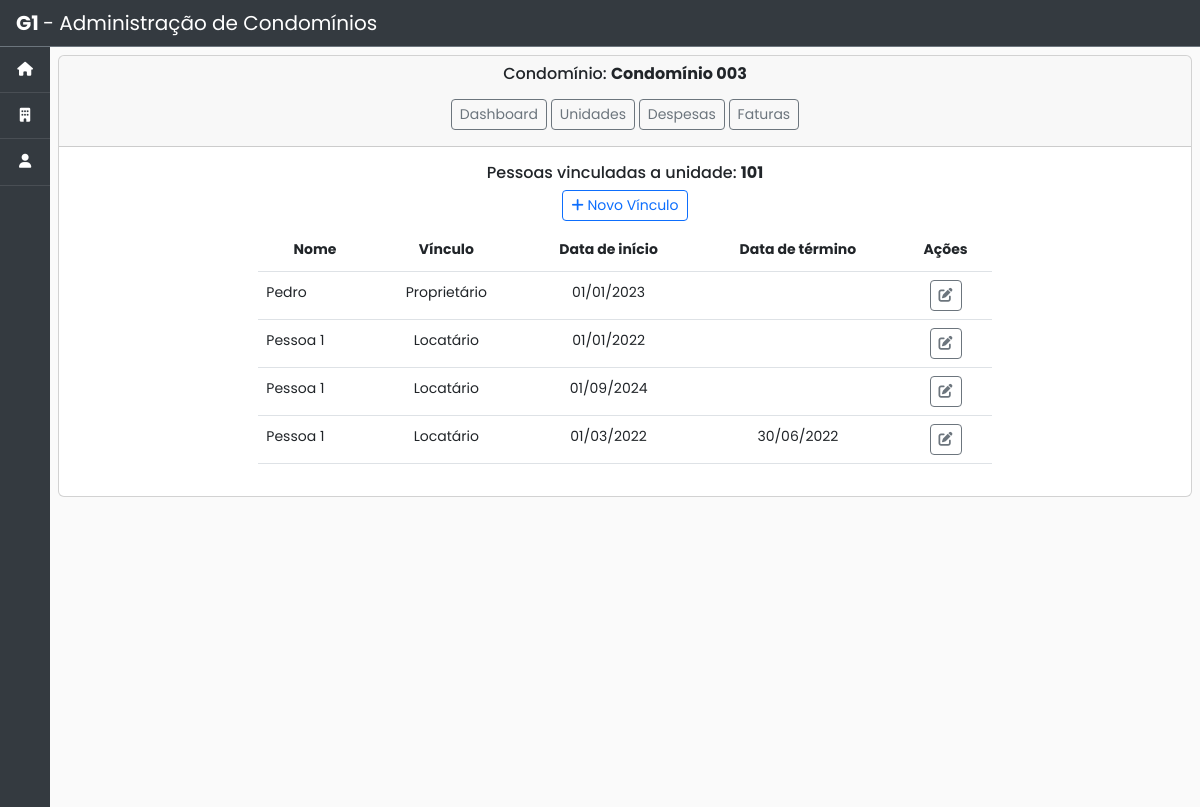
/condominios/pessoa_unidade_list/15/, run on an earlier commit of the app's database.
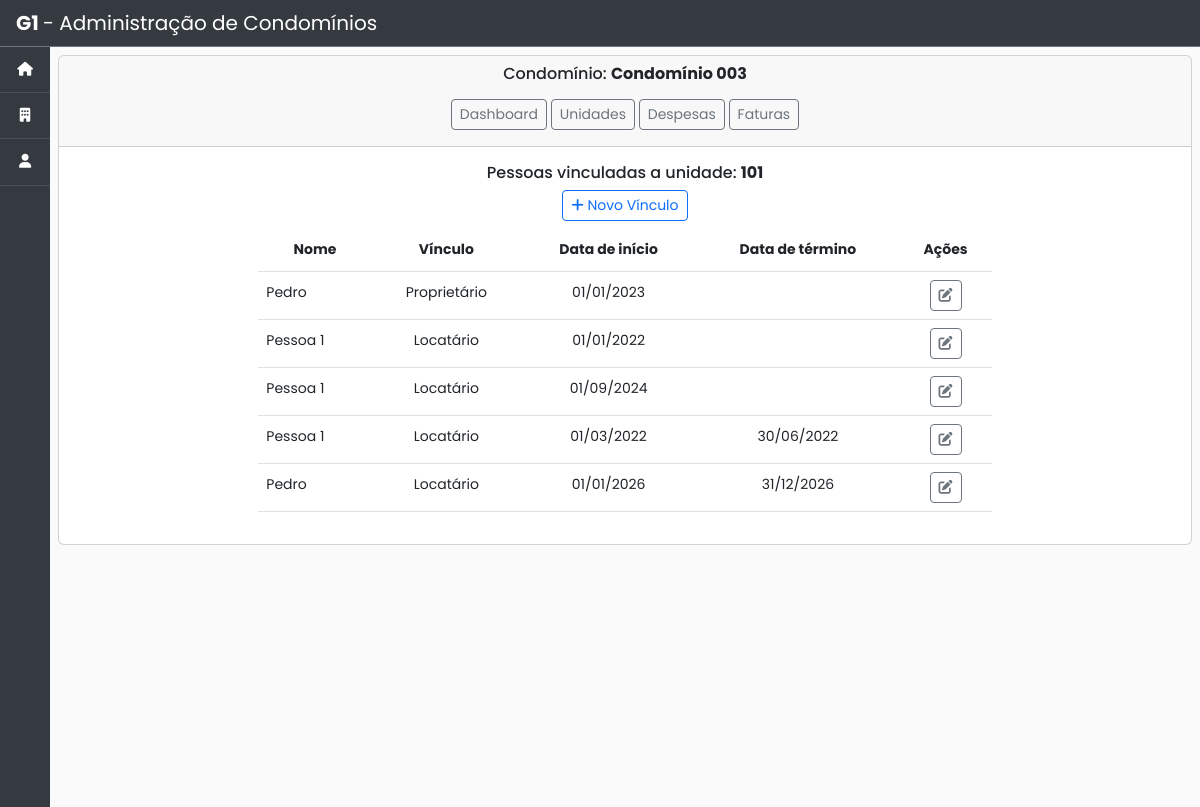
And on a later commit of the database.
### condominio/models.py (models this page shows, shortened)
class Unidade(models.Model):
    nome = models.CharField(max_length=200)
    fracao = models.CharField('fração', max_length=20)
    condominio = models.ForeignKey(Condominio, on_delete=models.CASCADE, related_name='unidades')  # noqa

class Condominio(models.Model):
    nome = models.CharField(max_length=200)
    documento = models.CharField('CNPJ', max_length=20)
    cep = models.CharField('CEP', max_length=10)
    endereco = models.CharField('Endereço', max_length=50)
    numero = models.CharField('Número', max_length=10)
    bairro = models.CharField(max_length=50)
    cidade = models.CharField(max_length=50)
    estado = models.CharField(max_length=50)
    pais = models.CharField('País', max_length=50)
    area_comum = models.CharField('área comum', max_length=50, blank=True, null=True)  # noqa
    area_privativa = models.CharField('área privativa', max_length=50, blank=True, null=True)  # noqa
    area_total = models.CharField('área total', max_length=50, blank=True, null=True)  # noqa
    dia_vencimento_boleto = models.CharField('Dia de vencimento da fatura', max_length=2)  # noqa
    status = models.BooleanField(default=True, blank=True, null=True)
    data_inicio_contrato = models.DateTimeField(blank=True, null=True)
    data_fim_contrato = models.DateTimeField(blank=True, null=True)
    created_at = models.DateTimeField(auto_now_add=True)
    updated_at = models.DateTimeField(auto_now=True)

class PessoaUnidade(models.Model):
    class Morador(models.TextChoices):
        PROPRIETARIO = 'Proprietário', 'Proprietário'
        LOCATARIO = 'Locatário', 'Locatário'
    pessoa = models.ForeignKey(Pessoa, on_delete=models.CASCADE, related_name="moradores")  # noqa
    unidade = models.ForeignKey(Unidade, on_delete=models.PROTECT, related_name="moradores")  # noqa
    vinculo = models.CharField(choices=Morador.choices, max_length=15)  # noqa
    data_inicio = models.DateField('data de início', null=True)
    data_fim = models.DateField('data de fim', blank=True, null=True)
    created_at = models.DateTimeField(auto_now_add=True)
    updated_at = models.DateTimeField(auto_now=True)

class Pessoa(models.Model):
    class Status(models.TextChoices):
        ATIVO = 'Ativo', 'Ativo'
        INATIVO = 'Inativo', 'Inativo'
    nome = models.CharField(max_length=200)
    documento = models.CharField('CPF', max_length=20)
    status = models.CharField(choices=Status.choices, default=Status.ATIVO, max_length=10)  # noqa
    created_at = models.DateTimeField(auto_now_add=True)
    updated_at = models.DateTimeField(auto_now=True)

### condominio/views.py (the view)
# urls.py: path('pessoa_unidade_list/<int:unidade_id>/', views.pessoa_unidade_list, name='pessoa_unidade_list'),  # noqa
def pessoa_unidade_list(request, unidade_id):
    unidade = Unidade.objects.get(id=unidade_id)  # noqa
    pessoa_unidade = PessoaUnidade.objects.order_by("data_fim").filter(unidade_id=unidade_id)  # noqa
    return render(request, 'condominio/pessoa_unidade_list.html', {'unidade': unidade, 'pessoa_unidade': pessoa_unidade})  # noqa

### condominio/templates/condominio/pessoa_unidade_list.html (shortened to what this page needs)
{% extends 'base.html' %}
{% block content %}
  <div class="card">
    <div class="card-header">
      <div class="text-center">
        <h6>Condomínio: <strong> {{unidade.condominio.nome}} </strong><h6>
      </div>
      <div class="col-8 m-auto pt-2 pb-2 text-center">
        <a href="{% url 'condominio:gestao' condominio_id=unidade.condominio.id %}" class="btn btn-outline-secondary btn-sm">Dashboard</a>
        <a href="{% url 'condominio:unidade_list' unidade.condominio.id %}" class="btn btn-outline-secondary btn-sm">Unidades</a>
        <a href="" class="btn btn-outline-secondary btn-sm">Despesas</a>
        <a href="" class="btn btn-outline-secondary btn-sm">Faturas</a>
      </div>
    </div>
    <div class="card-body">
      <div class="col-8 m-auto text-center" >
        <div class="text-center">
          <h6>Pessoas vinculadas a unidade: <strong> {{unidade.nome}} </strong><h6>
            <a href="{% url 'condominio:pessoa_unidade_create' unidade_id=unidade.id %}" class="btn btn-outline-primary btn-sm"> <span class="fas fa-plus"></span> Novo Vínculo</a>
        </div>
      </div>
      <div class="col-8 m-auto text-center">
        <table class="table">
          <thead class="thead-dark">
            <tr style="text-align: center">
              <th scope="col">Nome</th>
              <th scope="col">Vínculo</th>
              <th scope="col">Data de início</th>
              <th scope="col">Data de término</th>
              <th scope="col">Ações</th>
            </tr>
          </thead>
          <tbody>
            {% for pu in pessoa_unidade %}
            <tr style="text-align: center">
              <td style="text-align: left">{{pu.pessoa.nome}}</td>
              <td>{{pu.vinculo}}</td>
              <td>{{pu.data_inicio|date:"d/m/Y"}}</td>
              <td>{{pu.data_fim|date:"d/m/Y"}}</td>
              <td>
                <a href=" {% url 'condominio:pessoa_unidade_update' pu.id %}" class="btn btn-outline-secondary btn-sm" data-bs-toggle="tooltip" data-bs-placement="top" title="Editar"><i class="fas fa-edit"></i></a>
              </td>
            </tr>
            {% endfor %}
          </tbody>
        </table>
      </div>
    </div>
  </div>
{% endblock %}

### condominio/templates/base.html (shortened to what this page needs)
{% load static %}
<!doctype html>
<html lang="pt-br">
<head>
	<link rel="stylesheet" href="https://cdn.jsdelivr.net/npm/bootstrap@5.3.0-alpha2/dist/css/bootstrap.min.css" rel="stylesheet">
	<link href="{% static 'fontawesomefree/css/fontawesome.css' %}" rel="stylesheet" type="text/css">
	<link href="{% static 'fontawesomefree/css/brands.css' %}" rel="stylesheet" type="text/css">
	<link href="{% static 'fontawesomefree/css/solid.css' %}" rel="stylesheet" type="text/css">
	<link rel="stylesheet" href="{% static 'css/global-style.css' %}">
</head>
<body>
	<header>
		  <a class="navbar-brand" href="{% url 'condominio:list' %}">
			<strong>G1 </strong> - Administração de Condomínios</a>
	</header>
	<div class="d-flex">
		<nav id="sidebar">
			<ul class="list-unstyled">
				<li data-bs-toggle="tooltip" data-bs-placement="top" title="Home">
					<a href="{% url 'condominio:list' %}"><span class="fa fa-house"></span></a>
				</li>
				<li data-bs-toggle="tooltip" data-bs-placement="top" title="Condomínios">
					<a href="{% url 'condominio:list' %}"><span class="fa fa-building"></span></a>
				</li>
				<li data-bs-toggle="tooltip" data-bs-placement="top" title="Pessoas">
					<a href="{% url 'condominio:pessoa_list' %}"><span class="fa fa-user"></span></a>
				</li>
			</ul>
		</nav>
		<div id="content" class="p-2">
			{% block content %}
			{% endblock %}
		</div>
	</div>
</body>
</html>

### base_static/css/global-style.css (style rules this page uses)
:root { --blue: #007bff; --indigo: #6610f2; --purple: #6f42c1; --pink: #e83e8c; --red: #dc3545; --orange: #fd7e14; --yellow: #ffc107; --green: #28a745; --teal: #20c997; --cyan: #17a2b8; --white: #fff; --gray: #6c757d; --gray-dark: #343a40; --primary: #007bff; --secondary: #6c757d; --success: #28a745; --info: #17a2b8; --warning: #ffc107; --danger: #dc3545; --light: #f8f9fa; --dark: #343a40; }
html { position: relative; min-height: 100%; font-family: sans-serif; line-height: 1.15; -webkit-text-size-adjust: 100%; -webkit-tap-highlight-color: rgba(0, 0, 0, 0); }
body { margin: 0; font-family: "Poppins", Arial, sans-serif; font-size: 14px; line-height: 1.8; font-weight: normal; background: #fafafa; color: white; }
header { background: var(--gray-dark); border-bottom : 0.1px solid var(--secondary) }
#content { width: 100%; -webkit-transition: all 0.3s; -o-transition: all 0.3s; transition: all 0.3s; }
.navbar-brand { display: inline-block; padding-top: 0.3125rem; padding-bottom: 0.3125rem; margin-left: 1rem; font-size: 1.25rem; line-height: inherit; }
#sidebar { min-width: 50px; max-width: 50px; text-align: center; background: var(--gray-dark) ; color: #fff; font-size: 14px; height: 95vh; }
#sidebar ul li a { list-style-type: none; padding: 10px 0; display: block; color: white; border-bottom: 1px solid rgba(255, 255, 255, 0.1); }

What changed in the data, as far as the page shows it:
added PessoaUnidade: pessoa.nome "Pedro", vinculo "Locatário", data_inicio "01/01/2026", data_fim "31/12/2026"
